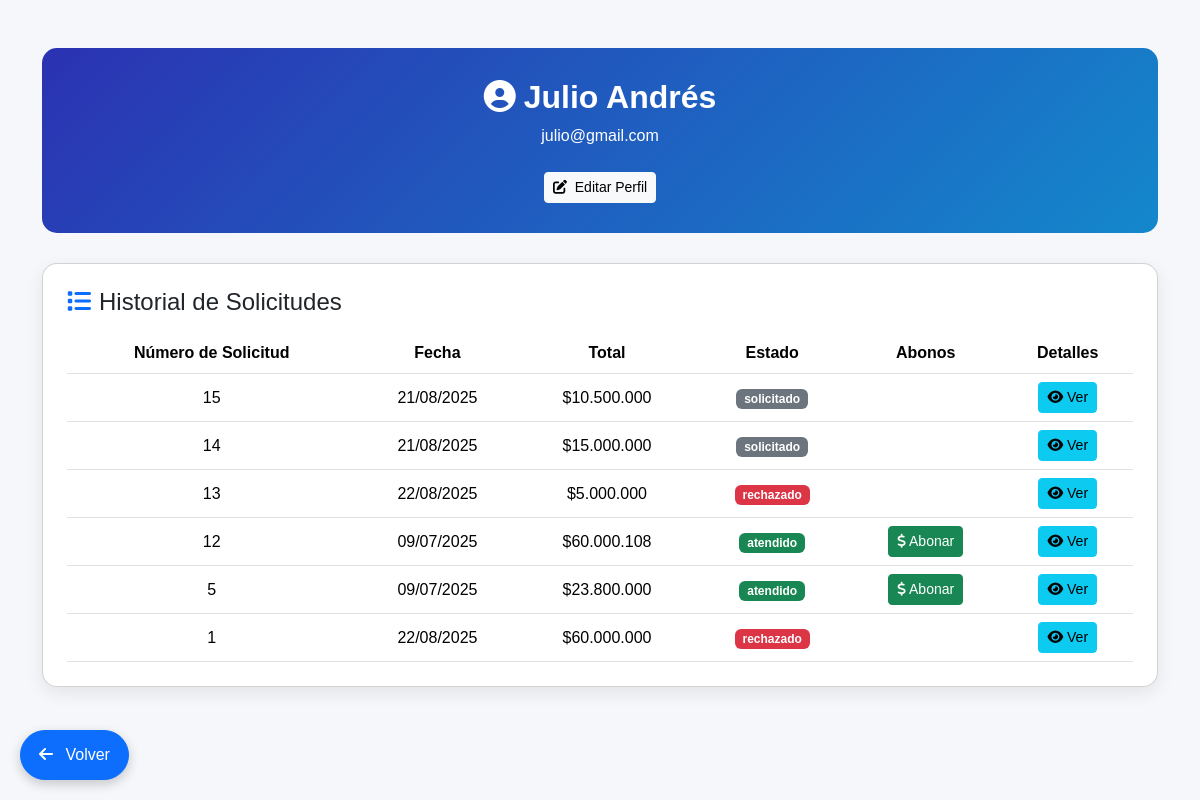
Page /vista/general/perfil.php (signed in) on the earlier database version.
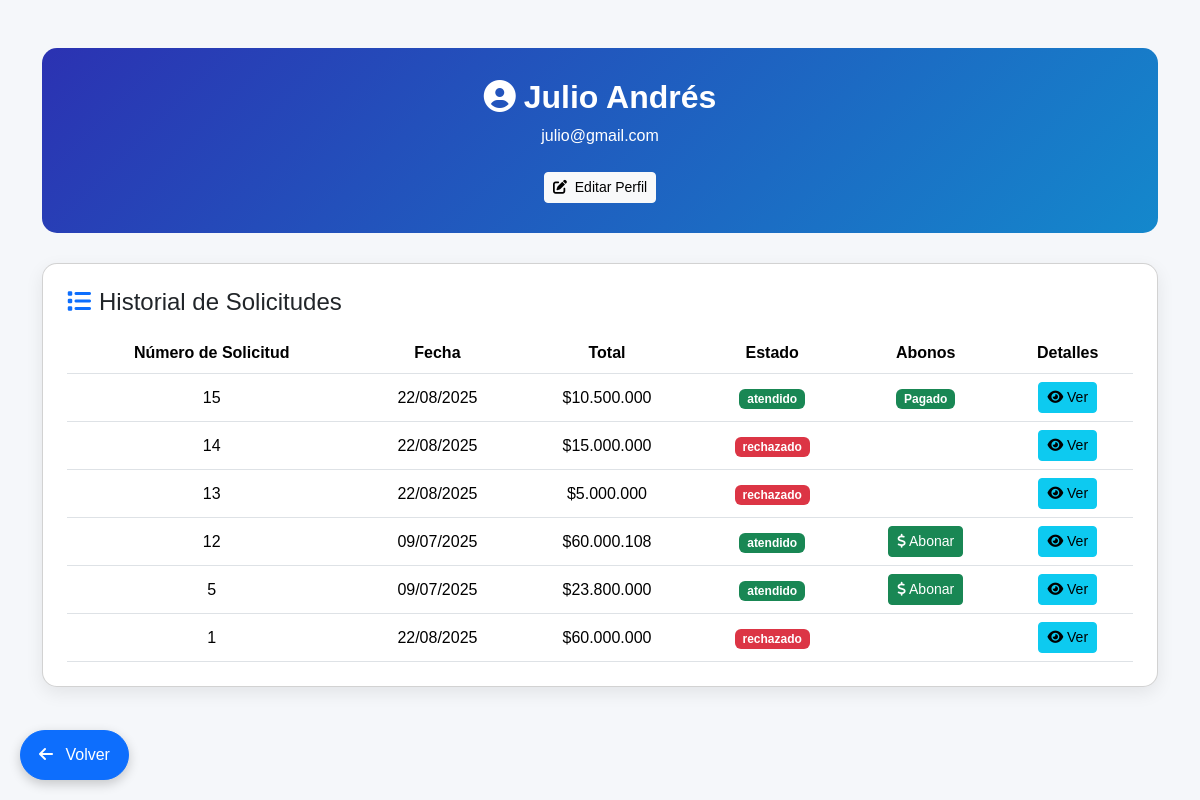
Same page on the later database version.
### tables this page shows
CREATE TABLE `clientes` (
  `id` int(11) NOT NULL,
  `nombre` text NOT NULL,
  `tipo_documento` enum('CC','TI','RC','PASAPORTE','CE') DEFAULT NULL,
  `numero_documento` int(11) DEFAULT NULL,
  `fecha_registro` timestamp NULL DEFAULT NULL,
  `fecha_nacimiento` date DEFAULT NULL,
  `correo` varchar(150) NOT NULL,
  `contacto_1` varchar(15) DEFAULT NULL,
  `contacto_2` varchar(15) DEFAULT NULL,
  `clave` varchar(100) NOT NULL,
  `direccion` text DEFAULT NULL
);

CREATE TABLE `ventas` (
  `id` int(11) NOT NULL,
  `fecha` timestamp NOT NULL DEFAULT current_timestamp(),
  `total` int(11) NOT NULL,
  `id_cliente` int(11) NOT NULL,
  `estado` enum('solicitado','atendido','rechazado') DEFAULT NULL,
  `detalles` text DEFAULT NULL
);

### modelo/ventas_m.php (called while the page is built, shortened)
<?php
function obtenerVentasporId($conn, $id_venta) {
    $sql = "SELECT * FROM ventas WHERE id = ?";
    $stmt = $conn->prepare($sql);
    $stmt->bind_param("i", $id_venta);
    $stmt->execute();
    $result = $stmt->get_result();
    return $result->fetch_assoc();
}
function obtenerTotalAbonosPorVenta($conn, $id_venta) {
    $sql = "SELECT SUM(monto) AS total_abonos FROM abonos WHERE id_venta = ? AND estado = 'aceptado'";
    $stmt = $conn->prepare($sql);
    $stmt->bind_param("i", $id_venta);
    $stmt->execute();
    $result = $stmt->get_result();
    $row = $result->fetch_assoc();
    return $row['total_abonos'] ?? 0;
}
?>

### vista/general/perfil.php (the view, shortened to what this page needs)
<?php
require_once '../../conexion.php';
include '../../modelo/ventas_m.php';
$id = $_SESSION['id_cliente'];
$stmt = $conn->prepare("SELECT nombre, tipo_documento, numero_documento, fecha_nacimiento, correo, contacto_1, contacto_2, direccion FROM clientes WHERE id = ?");
$stmt->bind_param("i", $id);
$stmt->execute();
$result = $stmt->get_result();
$cliente = $result->fetch_assoc();
$stmt2 = $conn->prepare("SELECT * FROM ventas WHERE id_cliente = ? ORDER BY id DESC");
$stmt2->bind_param("i", $id);
$stmt2->execute();
$compras = $stmt2->get_result();
$compras->data_seek(0);
?>
<!DOCTYPE html>
<html lang="es">
<head>
    <link rel="stylesheet" href="../../libs/bootstrap-5.3.3-dist/css/bootstrap.min.css">
    <link rel="stylesheet" href="../../libs/fontawesome-free-6.7.2-web/css/all.min.css">
</head>
<body>
    <button onclick="window.location.href='PaginaPrincipal.php';" class="btn btn-primary btn-floating">
        <i class="fas fa-arrow-left me-2"></i> Volver
    </button>
    <div class="container py-5">
        <div class="profile-header text-center">
            <h2><i class="fas fa-user-circle me-2"></i><?php echo $cliente['nombre']; ?></h2>
            <p><?php echo $cliente['correo']; ?></p>
            <button type="button" class="btn btn-light btn-sm mt-2" data-bs-toggle="modal" data-bs-target="#editarPerfilModal">
                <i class="fas fa-edit me-1"></i> Editar Perfil
            </button>
        </div>
        <div class="card p-4">
            <h4 class="mb-3"><i class="fas fa-list me-2 text-primary"></i>Historial de Solicitudes</h4>
            <?php if ($compras->num_rows > 0): ?>
                <div class="table-responsive">
                    <table class="table align-middle text-center mb-0">
                        <thead>
                            <tr>
                                <th>Número de Solicitud</th>
                                <th>Fecha</th>
                                <th>Total</th>
                                <th>Estado</th>
                                <th>Abonos</th>
                                <th>Detalles</th>
                            </tr>
                        </thead>
                        <tbody>
                            <?php $i = 1;
                            while ($compra = $compras->fetch_assoc()): ?>
                                <tr>
                                    <td><?= $compra['id']; ?></td>
                                    <td><?php echo date('d/m/Y', strtotime($compra['fecha'])); ?></td>
                                    <td>$<?php echo number_format($compra['total'], 0, ',', '.'); ?></td>
                                    <td>
                                        <span class="badge <?php echo $compra['estado'] === 'rechazado' ? 'bg-danger' : ($compra['estado'] === 'atendido' ? 'bg-success' : 'bg-secondary'); ?>">
                                            <?php echo $compra['estado']; ?>
                                        </span>
                                    </td>
                                    <?php
                                    $venta = obtenerVentasporId($conn, $compra['id']);
                                    $id_venta = $venta['id'];
                                    $totalAbonos = obtenerTotalAbonosPorVenta($conn, $id_venta);
                                    $saldoPendiente = $venta['total'] - $totalAbonos;
                                    ?>
                                    <td>
                                        <?php if ($venta['estado'] === 'atendido' && $saldoPendiente > 0): ?>
                                            <a href="#" class="btn btn-sm btn-success" data-bs-toggle="modal"
                                                data-bs-target="#abonarCompraModal<?php echo $compra['id']; ?>">
                                                <i class="fas fa-dollar"></i> Abonar
                                            </a>
                                        <?php elseif ($saldoPendiente == 0): ?>
                                            <span class="badge bg-success">Pagado</span>
                                        <?php endif; ?>
                                    </td>
                                    <td>
                                        <a href="#" class="btn btn-sm btn-info" data-bs-toggle="modal" data-bs-target="#detalleCompraModal<?php echo $compra['id']; ?>">
                                            <i class="fas fa-eye"></i> Ver
                                        </a>
                                    </td>
                </div>
                </tr>
            <?php endwhile; ?>
    <?php else: ?>
        <p class="text-center text-muted mt-3">Aún no has realizado compras.</p>
    <?php endif; ?>
</body>
</html>

### vista/general/perfil.php (style rules this page uses)
body { background: #f5f7fa; min-height: 100vh; font-family: 'Poppins', sans-serif; }
.btn-floating { position: fixed; bottom: 20px; left: 20px; border-radius: 50px; padding: 12px 18px; box-shadow: 0 4px 12px rgba(0, 0, 0, 0.2); z-index: 999; }
.card { border-radius: 15px; box-shadow: 0 6px 18px rgba(0, 0, 0, 0.08); }
.profile-header { background: linear-gradient(135deg, #2B32B2, #1488CC); border-radius: 15px; color: white; padding: 30px; margin-bottom: 30px; }
.profile-header h2 { font-weight: 700; }
.table thead { background-color: #007BFF; color: #fff; }

Differences in the rows shown:
changed ventas id 15: fecha "21/08/2025" → "22/08/2025"; estado "solicitado" → "atendido"; now shows "Pagado"
changed ventas id 14: fecha "21/08/2025" → "22/08/2025"; estado "solicitado" → "rechazado"
